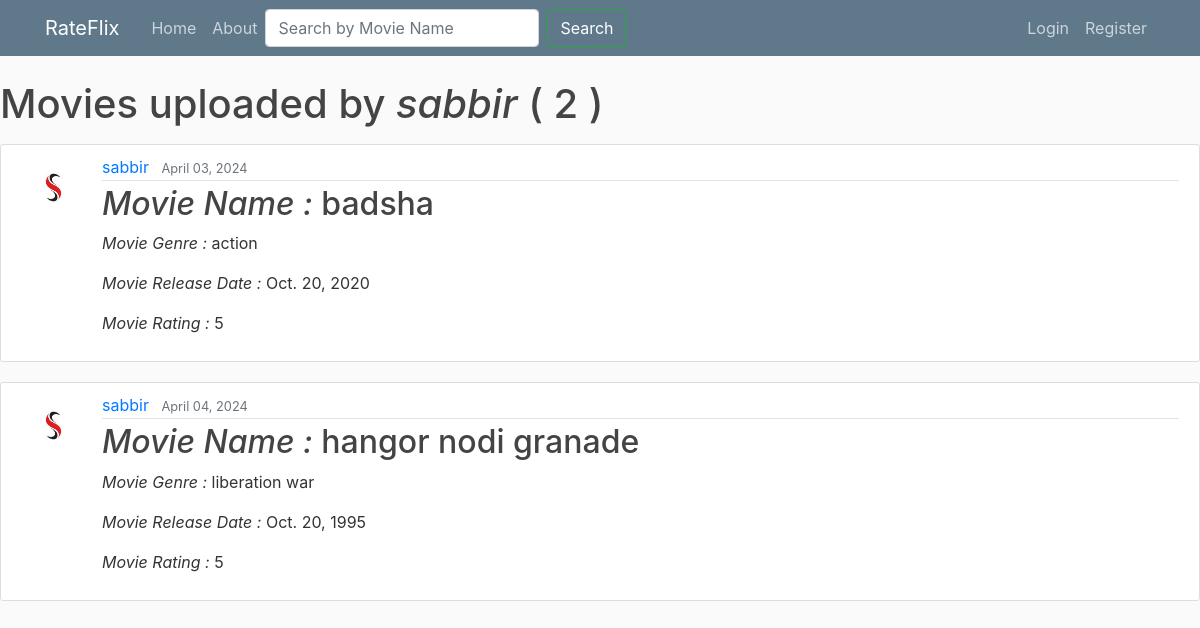
/user/sabbir, run on an earlier commit of the app's database.
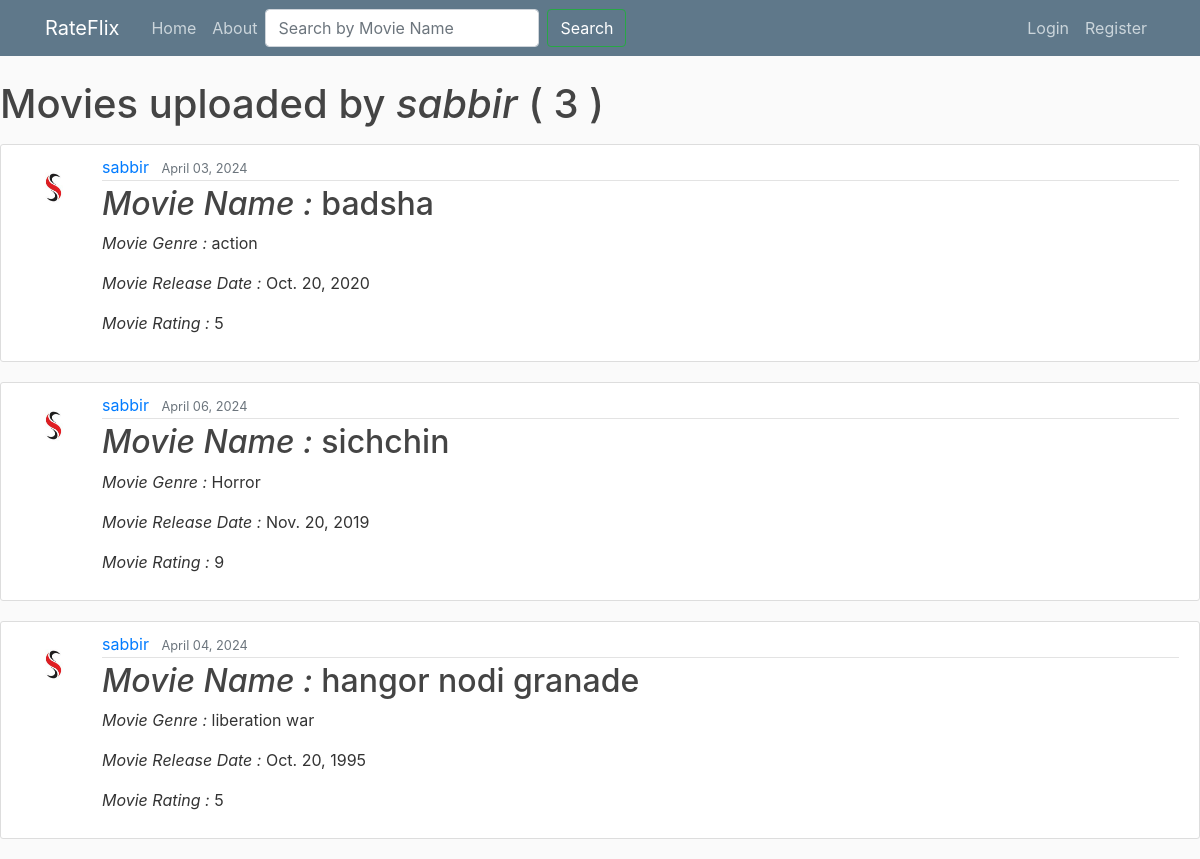
And on a later commit of the database.
### movies/models.py (models this page shows, shortened)
class Movie(models.Model):
    name = models.CharField(max_length=100)
    genre = models.CharField(max_length=50)
    rating = models.CharField(max_length=5)
    release_date = models.DateField()
    date_posted = models.DateTimeField(default = timezone.now)
    author = models.ForeignKey(User, on_delete = models.CASCADE)

### users/models.py (models this page shows, shortened)
class Profile(models.Model):
    user = models.OneToOneField(User, on_delete=models.CASCADE, unique=True)
    phone = models.CharField(max_length=15)
    image = models.ImageField(default='default.jpg', upload_to='profile_pics')

### movies/views.py (the view)
# urls.py: path('user/<str:username>', UserMovieListView.as_view(), name='user-movies'),
class UserMovieListView(ListView):
    model = Movie
    template_name = 'movies/user_movie_list.html'
    context_object_name = 'movies'
    paginate_by = 4
    def get_queryset(self):
        user = get_object_or_404(User, username=self.kwargs.get('username'))
        return Movie.objects.filter(author=user).order_by('-release_date')

### movies/templates/movies/user_movie_list.html (shortened to what this page needs)
{% extends "movies/base.html" %}
{% block content %}
<h1 class="mb-3">Movies uploaded by <i>{{view.kwargs.username }}</i> ( {{page_obj.paginator.count}} )</h1>
<div>
    {% for movie in movies %}
    <article class="media content-section">
        <img class="rounded-circle article-img" src="{{ movie.author.profile.image.url }}" style="float: left;">
        <div class="media-body" >
            <div class="article-metadata">
                <a class="mr-2" href="{% url 'user-movies' movie.author.username %}">{{ movie.author }}</a>
                <small class="text-muted">{{ movie.date_posted | date:"F d, Y" }}</small>
            </div>
            <h2><i>Movie Name : </i><a class="article-title" href="{% url 'movie-detail' movie.id %}">{{ movie.name }}</a></h2>
            <p class="article-content"> <i>Movie Genre : </i>{{ movie.genre }}</p>
            <p class="article-content"> <i>Movie Release Date : </i>{{ movie.release_date }}</p>
            <p class="article-content"> <i>Movie Rating : </i>{{ movie.rating }}</p>
        </div>
    </article>
{% endfor %}
</div>
{% endblock content %}

### movies/templates/movies/base.html (shortened to what this page needs)
{% load static %}
<!DOCTYPE html>
<html>
<head>
    <link href="https://cdn.jsdelivr.net/npm/bootstrap@5.0.2/dist/css/bootstrap.min.css" rel="stylesheet">
    <link rel="stylesheet" href="https://maxcdn.bootstrapcdn.com/bootstrap/4.5.2/css/bootstrap.min.css">
    <link rel="stylesheet" type="text/css" href="{% static 'movies/main.css' %}">
</head>
<body>
    <header class="site-header">
        <nav class="navbar navbar-expand-md navbar-dark bg-steel fixed-top">
          <div class="container">
            <a class="navbar-brand mr-4" href="{% url 'movie-list' %}">RateFlix</a>
            <div class="collapse navbar-collapse" id="navbarToggle">
              <div class="navbar-nav mr-auto">
                <a class="nav-item nav-link" href="{% url 'movie-list' %}">Home</a>
                <a class="nav-item nav-link" href="{% url 'about' %}">About</a>
                <form method="GET" action="{% url 'movie-list' %}" class="form-inline my-2 my-lg-0">
                  <input class="form-control mr-sm-2" type="search" placeholder="Search by Movie Name" aria-label="Search" name="search">
                  <button class="btn btn-outline-success my-2 my-sm-0 text-white" type="submit">Search</button>
              </form>
              </div>
              <div class="navbar-nav">
                {% if user.is_authenticated %}
                <a class="nav-item nav-link" href="{% url 'movie-create' %}">Upload Movie</a>
                <a class="nav-item nav-link" href="{% url 'profile' %}">Profile</a>
                {% comment %} <img class="rounded-circle article-img" style="height: 45px; width: 45px" src="{{ user.profile.image.url }}"> {% endcomment %}
                <form method="post" action="{% url 'logout' %}" class="nav-item">
                    {% csrf_token %}
                    <button type="submit" class="nav-link btn btn-link">Logout</button>
                  </form>
                {% else %}
                  <a class="nav-item nav-link" href="{% url 'login' %}">Login</a>
                  <a class="nav-item nav-link" href="{% url 'register' %}">Register</a>
                {% endif %}
              </div>
            </div>
          </div>
        </nav>
    </header>
    {% block content %}{% endblock %}
</body>
</html>

### movies/static/movies/main.css (style rules this page uses)
body { background: #fafafa; color: #333333; margin-top: 5rem; }
h1, h2, h3, h4, h5, h6 { color: #444444; }
.bg-steel { background-color: #5f788a; }
.site-header .navbar-nav .nav-link { color: #cbd5db; }
.site-header .navbar-collapse { justify-content: space-between; }
.content-section { background: #ffffff; padding: 10px 20px; border: 1px solid #dddddd; border-radius: 3px; margin-bottom: 20px; }
.article-title { color: #444444; }
.article-content { white-space: pre-line; }
.article-img { height: 65px; width: 65px; margin-right: 16px; }
.article-metadata { padding-bottom: 1px; margin-bottom: 4px; border-bottom: 1px solid #e3e3e3 }

What changed in the data, as far as the page shows it:
added Movie: author.profile.image (placeholder picture), author "sabbir", date_posted "April 06, 2024", name "sichchin", genre "Horror", release_date "Nov. 20, 2019", rating "9"
Also different on the page:
{{ page_obj.paginator.count }}: "2" → "3"
